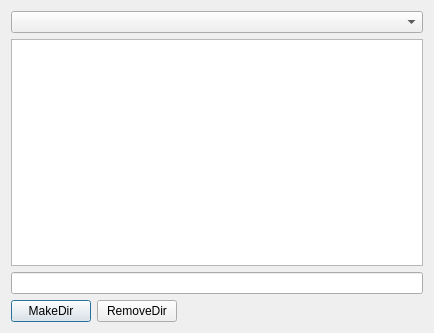
<?xml version="1.0" encoding="UTF-8"?>
<ui version="4.0">
 <class>Dialog</class>
 <widget class="QDialog" name="Dialog">
  <property name="geometry">
   <rect>
    <x>0</x>
    <y>0</y>
    <width>434</width>
    <height>333</height>
   </rect>
  </property>
  <property name="windowTitle">
   <string>Dialog</string>
  </property>
  <layout class="QVBoxLayout" name="verticalLayout">
   <item>
    <widget class="QComboBox" name="comboBox"/>
   </item>
   <item>
    <widget class="QTreeView" name="treeView"/>
   </item>
   <item>
    <widget class="QLineEdit" name="lineEdit"/>
   </item>
   <item>
    <layout class="QHBoxLayout" name="horizontalLayout_2">
     <item>
      <layout class="QHBoxLayout" name="horizontalLayout">
       <item>
        <widget class="QPushButton" name="pushButton">
         <property name="text">
          <string>MakeDir</string>
         </property>
        </widget>
       </item>
       <item>
        <widget class="QPushButton" name="pushButton_2">
         <property name="text">
          <string>RemoveDir</string>
         </property>
        </widget>
       </item>
       <item>
        <spacer name="horizontalSpacer">
         <property name="orientation">
          <enum>Qt::Horizontal</enum>
         </property>
         <property name="sizeHint" stdset="0">
          <size>
           <width>40</width>
           <height>20</height>
          </size>
         </property>
        </spacer>
       </item>
      </layout>
     </item>
    </layout>
   </item>
  </layout>
 </widget>
 <layoutdefault spacing="6" margin="11"/>
 <resources/>
 <connections/>
</ui>
